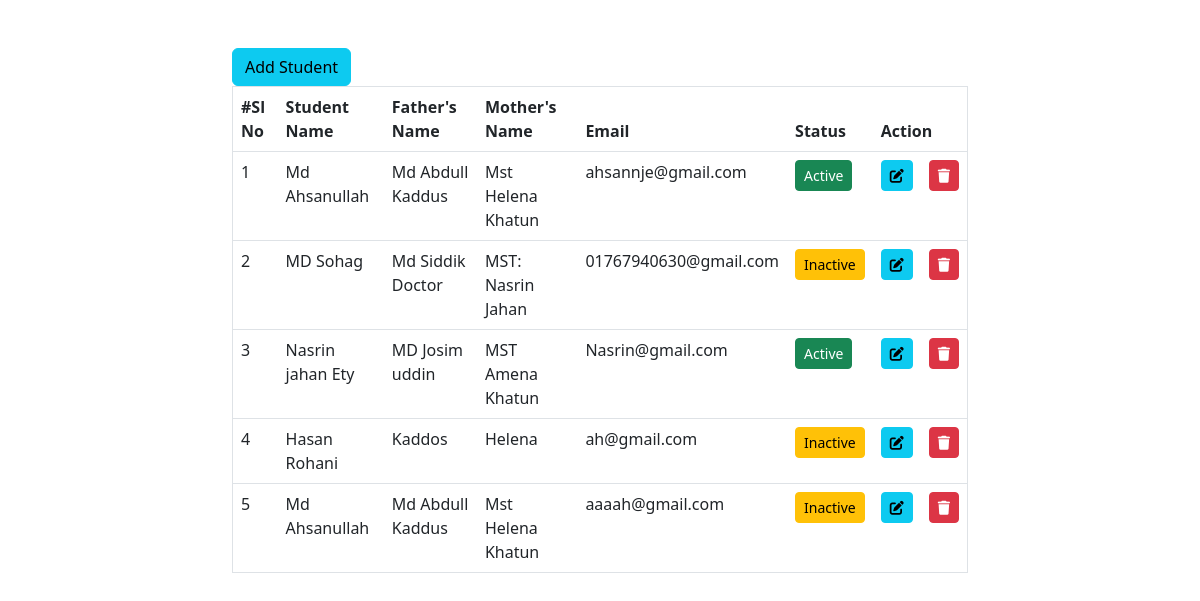
The page /show.php on the database its author committed.
### tables this page shows
CREATE TABLE `tbl_student` (
  `student_id` int(11) NOT NULL,
  `studentName` varchar(33) NOT NULL,
  `fName` varchar(33) NOT NULL,
  `mName` varchar(33) NOT NULL,
  `email` varchar(50) NOT NULL,
  `status` int(2) NOT NULL
);

### functions.php (called while the page is built, shortened)
<?php
$connection = new mysqli("localhost","root","","phpcrud");
function show(){
	global $connection;
	$stm = "SELECT * FROM tbl_student";
	$data = $connection->query($stm);
	return $data;
}
?>

### show.php (the view, shortened to what this page needs)
<!DOCTYPE html>
<html>
<head>
	<link rel="stylesheet" href="https://cdn.jsdelivr.net/npm/bootstrap@5.2.2/dist/css/bootstrap.min.css">
	<link rel="stylesheet" type="text/css" href="https://cdnjs.cloudflare.com/ajax/libs/font-awesome/6.2.0/css/all.min.css">
</head>
<body>
	<div class="container">
		<div class="row mt-5">
			<div class="col-md-8 offset-md-2">
				<?php
					include "functions.php";
				?>
				<a href="index.php" class="btn btn-info">Add Student</a>
				<table class="table" border="1">
					<thead>
						<tr>
							<th>#Sl No</th>
							<th>Student Name</th>
							<th>Father's Name</th>
							<th>Mother's Name</th>
							<th>Email</th>
							<th>Status</th>
							<th colspan="2">Action</th>
						</tr>
					</thead>
					<?php
						$data = show();
						$sl=1;
						while($array = $data->fetch_assoc()){
							if ($array["status"]==1) {
								$status ="<a href='show.php?inactive=".$array["student_id"]."' class='btn btn-success btn-sm'>Active</a>";
							}
							else{
								$status ="<a href='show.php?active=".$array["student_id"]."' class='btn btn-warning btn-sm'>Inactive</a>";
							}
							echo "<tr>
								<td>".$sl."</td>
								<td>".$array["studentName"]."</td>
								<td>".$array["fName"]."</td>
								<td>".$array["mName"]."</td>
								<td>".$array["email"]."</td>
								<td>".$status."</td>
								<td><a href='edit.php?id=".$array["student_id"]."' class='btn btn-info btn-sm'><i class='fa fa-edit'></i></a></td>
								<td><button class='btn btn-danger btn-sm' data-bs-toggle='modal' data-bs-target='#delete".$array["student_id"]."'><i class='fa fa-trash  '></i></button></td>
							</tr>";
						?>
						<?php
							$sl++;
						}
					?>
				</table>
			</div>
		</div>
	</div>
</body>
</html>

### rows shown on the page
tbl_student: studentName "Md Ahsanullah", fName "Md Abdull Kaddus", mName "Mst Helena Khatun", email "ahsannje@gmail.com"
tbl_student: studentName "MD Sohag", fName "Md Siddik Doctor", mName "MST: Nasrin Jahan", email "01767940630@gmail.com"
tbl_student: studentName "Nasrin jahan Ety", fName "MD Josim uddin", mName "MST Amena Khatun", email "Nasrin@gmail.com"
tbl_student: studentName "Hasan Rohani", fName "Kaddos", mName "Helena", email "ah@gmail.com"
tbl_student: studentName "Md Ahsanullah", fName "Md Abdull Kaddus", mName "Mst Helena Khatun", email "aaaah@gmail.com"
